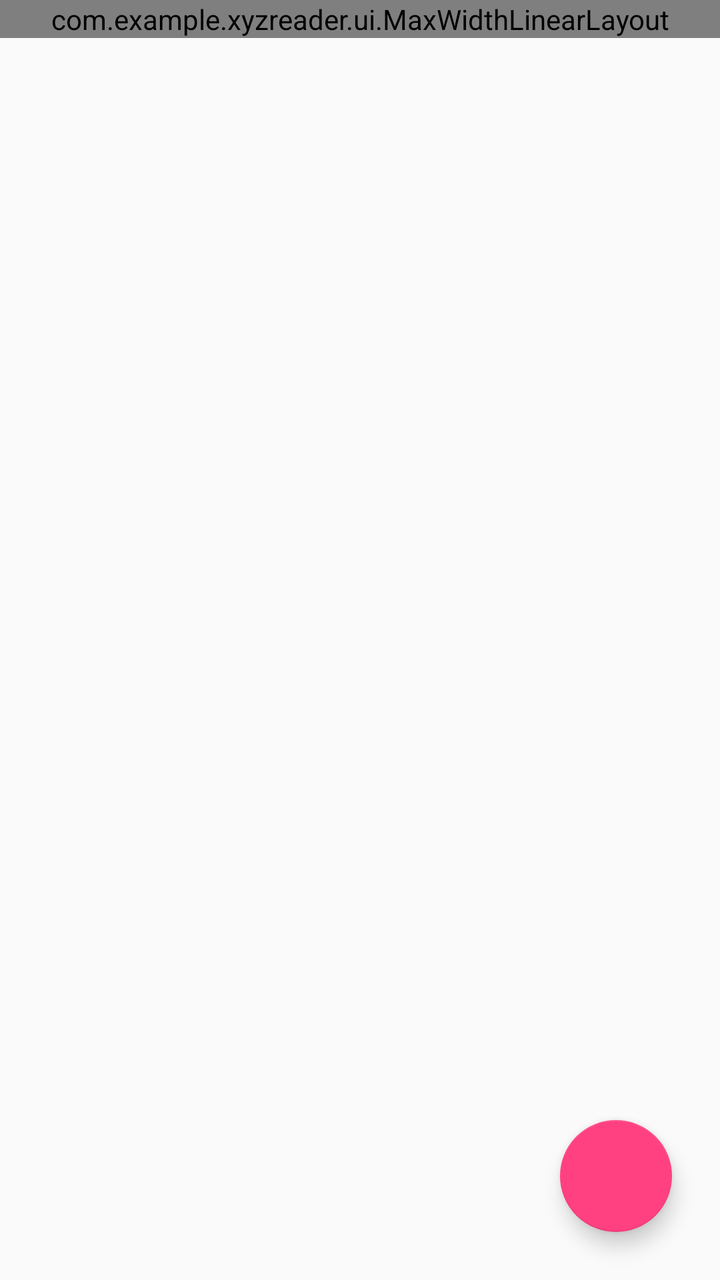
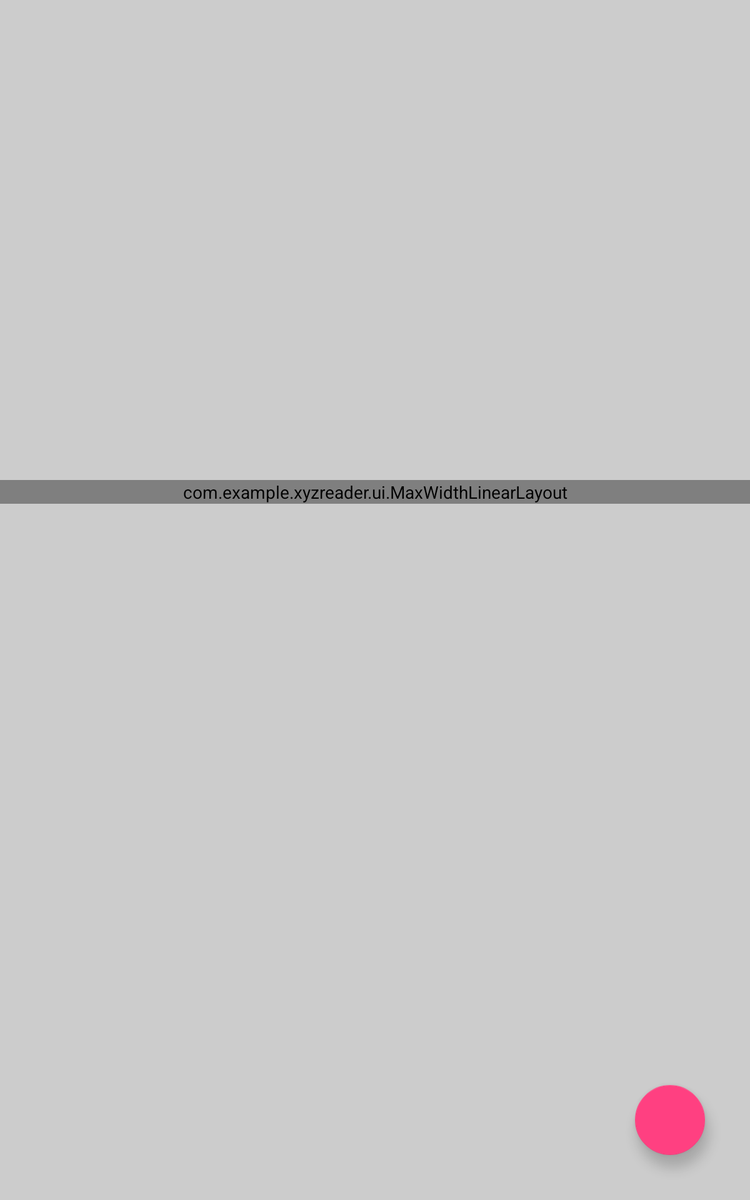

Compare how this app lays out the same screen by default and in its alternative resource folder. The renders come first, then the two layout files and the values they reference.
<!-- AndroidManifest.xml: application theme BaseTheme.Bacon -->
<!-- res/layout/fragment_article_detail.xml -->
<android.support.design.widget.CoordinatorLayout
    xmlns:android="http://schemas.android.com/apk/res/android"
    xmlns:app="http://schemas.android.com/apk/res-auto"
    xmlns:tools="http://schemas.android.com/tools"
    android:layout_width="match_parent"
    android:layout_height="match_parent"
    tools:theme="@style/BaseTheme.Bacon">

    
    <android.support.v4.widget.NestedScrollView
        android:id="@+id/scrollview"
        android:layout_width="match_parent"
        android:layout_height="wrap_content"
        android:transitionGroup="true"
        app:layout_behavior="@string/appbar_scrolling_view_behavior">

        <include layout="@layout/article_content"/>

    </android.support.v4.widget.NestedScrollView>

    <android.support.design.widget.AppBarLayout
        android:id="@+id/app_bar_layout"
        android:layout_width="match_parent"
        android:layout_height="@dimen/detail_card_top_margin"
        android:background="?colorPrimary">

        <android.support.design.widget.CollapsingToolbarLayout
            android:id="@+id/collapsing_toolbar_layout"
            android:layout_width="match_parent"
            android:layout_height="match_parent"
            android:minHeight="?actionBarSize"
            app:contentScrim="?attr/colorPrimary"
            app:titleEnabled="false"
            app:layout_scrollFlags="scroll|exitUntilCollapsed">
            

            <include layout="@layout/photo_container" />

        </android.support.design.widget.CollapsingToolbarLayout>
    </android.support.design.widget.AppBarLayout>

    <include layout="@layout/fab_share" />

</android.support.design.widget.CoordinatorLayout>
<!-- res/layout/article_content.xml (included above) -->
<?xml version="1.0" encoding="utf-8"?>
<com.example.xyzreader.ui.MaxWidthLinearLayout
    xmlns:android="http://schemas.android.com/apk/res/android"
    xmlns:tools="http://schemas.android.com/tools"
    android:orientation="vertical"
    android:layout_width="match_parent"
    android:layout_height="wrap_content"
    android:layout_gravity="center_horizontal"
    android:maxWidth="@dimen/detail_card_max_width"
    android:background="@color/article_background"
    android:elevation="2dp">

    <LinearLayout
        android:id="@+id/meta_bar"
        android:layout_width="match_parent"
        android:layout_height="wrap_content"
        android:background="#333"
        android:layout_gravity="bottom"
        android:orientation="vertical"
        android:paddingLeft="@dimen/detail_inner_horiz_margin"
        android:paddingRight="@dimen/detail_inner_horiz_margin"
        android:paddingTop="@dimen/detail_metabar_vert_padding"
        android:paddingBottom="@dimen/detail_metabar_vert_padding"
        android:layout_marginBottom="@dimen/detail_metabar_vert_padding">

        <TextView
            android:id="@+id/article_title"
            style="?android:attr/textAppearanceLarge"
            android:layout_width="match_parent"
            android:layout_height="wrap_content"
            android:paddingBottom="@dimen/detail_metabar_title_bottom_padding"
            android:fontFamily="sans-serif-condensed"
            android:textColor="#fff"
            android:textStyle="bold"
            android:textSize="@dimen/detail_title_text_size"
            android:lineSpacingMultiplier="0.9"
            tools:text="@string/test_article_title" />

        <TextView
            android:id="@+id/article_byline"
            style="?android:attr/textAppearanceSmall"
            android:layout_width="wrap_content"
            android:layout_height="wrap_content"
            android:textColor="#8fff"
            tools:text="@string/test_article_subtitle" />
    </LinearLayout>

    <TextView
        android:id="@+id/article_body"
        style="?android:attr/textAppearanceMedium"
        android:layout_width="match_parent"
        android:layout_height="wrap_content"
        android:layout_marginLeft="@dimen/detail_inner_horiz_margin"
        android:layout_marginRight="@dimen/detail_inner_horiz_margin"
        android:paddingBottom="@dimen/detail_body_bottom_margin"
        android:textColor="@color/article_text_body"
        android:textColorLink="@color/theme_accent"
        android:textSize="@dimen/detail_body_text_size"
        android:lineSpacingMultiplier="@fraction/detail_body_line_spacing_multiplier"
        tools:text="@string/test_article_body"/>

</com.example.xyzreader.ui.MaxWidthLinearLayout>
<!-- res/layout/photo_container.xml (included above) -->
<?xml version="1.0" encoding="utf-8"?>
<FrameLayout
    xmlns:app="http://schemas.android.com/apk/res-auto"
    xmlns:android="http://schemas.android.com/apk/res/android"
    xmlns:tools="http://schemas.android.com/tools"
    android:id="@+id/photo_container"
    android:layout_width="match_parent"
    android:layout_height="wrap_content"
    android:background="@color/photo_placeholder"
    app:layout_collapseMode="parallax"
    tools:showIn="@layout/fragment_article_detail">

    
    <ImageView
        android:id="@+id/photo"
        android:layout_width="match_parent"
        android:layout_height="@dimen/detail_photo_height"
        android:scaleType="centerCrop"/>

    <View
        android:layout_width="match_parent"
        android:layout_height="match_parent"
        android:background="@drawable/photo_background_protection"/>

</FrameLayout>
<!-- res/layout/fab_share.xml (included above) -->
<?xml version="1.0" encoding="utf-8"?>
<android.support.design.widget.FloatingActionButton
    xmlns:android="http://schemas.android.com/apk/res/android"
    android:id="@+id/share_fab"
    android:layout_height="wrap_content"
    android:layout_width="wrap_content"
    android:layout_gravity="bottom|end"
    android:layout_margin="@dimen/fab_margin"
    android:src="@drawable/ic_share"
    android:contentDescription="@string/action_share" />
<!-- resources referenced by this layout -->
<resources>
  <color name="article_background">@color/green_50</color>
  <color name="article_text_body">@color/medium_gray</color>
  <color name="photo_placeholder">#ccc</color>
  <color name="theme_accent">@color/pink_a200</color>
  <dimen name="detail_body_bottom_margin">88dp</dimen>
  <dimen name="detail_body_text_size">22sp</dimen>
  <dimen name="detail_card_max_width">10000dp</dimen>
  <dimen name="detail_card_top_margin">0dp</dimen>
  <dimen name="detail_inner_horiz_margin">16dp</dimen>
  <dimen name="detail_metabar_title_bottom_padding">4dp</dimen>
  <dimen name="detail_metabar_vert_padding">16dp</dimen>
  <dimen name="detail_photo_height">304dp</dimen>
  <dimen name="detail_title_text_size">32sp</dimen>
  <dimen name="fab_margin">24dp</dimen>
  <string name="action_share">Share</string>
  <string name="test_article_subtitle">1 Jan 1908\nby Yei Theodora Ozaki</string>
  <string name="test_article_title">The Scarlet Plague</string>
  <color name="green_50">#e8f5e9</color>
  <color name="medium_gray">#ff404040</color>
  <color name="pink_a200">#ff4081</color>
  <!-- some entries are left out for length -->
</resources>
<!-- res/layout-sw600dp/fragment_article_detail.xml (the repository's variant of the layout above) -->
<!-- drawn on a 7-inch tablet held upright -->
<android.support.design.widget.CoordinatorLayout
    xmlns:android="http://schemas.android.com/apk/res/android"
    xmlns:app="http://schemas.android.com/apk/res-auto"
    xmlns:tools="http://schemas.android.com/tools"
    android:layout_width="match_parent"
    android:layout_height="match_parent"
    tools:theme="@style/BaseTheme.Bacon">

    <include layout="@layout/photo_container" />

    <android.support.design.widget.AppBarLayout
        android:id="@+id/app_bar_layout"
        android:layout_width="match_parent"
        android:layout_height="@dimen/detail_card_top_margin"
        android:background="@android:color/transparent">

        <android.support.design.widget.CollapsingToolbarLayout
            android:id="@+id/collapsing_toolbar_layout"
            android:layout_width="match_parent"
            android:layout_height="match_parent"
            android:minHeight="?actionBarSize"
            app:contentScrim="?attr/colorPrimary"
            app:titleEnabled="false"
            app:layout_scrollFlags="scroll|exitUntilCollapsed">
            

        </android.support.design.widget.CollapsingToolbarLayout>
    </android.support.design.widget.AppBarLayout>

    
    <android.support.v4.widget.NestedScrollView
        android:id="@+id/scrollview"
        android:layout_width="match_parent"
        android:layout_height="wrap_content"
        android:transitionGroup="true"
        app:layout_behavior="@string/appbar_scrolling_view_behavior">

        <include layout="@layout/article_content"/>

    </android.support.v4.widget.NestedScrollView>

    <include layout="@layout/fab_share" />

</android.support.design.widget.CoordinatorLayout>
<!-- resources referenced by the variant -->
<!-- as a 7-inch tablet held upright resolves them -->
<resources>
  <color name="article_background">@color/green_50</color>
  <color name="article_text_body">@color/medium_gray</color>
  <color name="photo_placeholder">#ccc</color>
  <color name="theme_accent">@color/pink_a200</color>
  <!-- from res/values-sw600dp/ -->
  <dimen name="detail_body_bottom_margin">96dp</dimen>
  <!-- from res/values-sw600dp/ -->
  <dimen name="detail_body_text_size">20sp</dimen>
  <dimen name="detail_card_max_width">10000dp</dimen>
  <!-- from res/values-sw600dp/ -->
  <dimen name="detail_card_top_margin">384dp</dimen>
  <!-- from res/values-sw600dp/ -->
  <dimen name="detail_inner_horiz_margin">64dp</dimen>
  <!-- from res/values-sw600dp/ -->
  <dimen name="detail_metabar_title_bottom_padding">8dp</dimen>
  <!-- from res/values-sw600dp/ -->
  <dimen name="detail_metabar_vert_padding">32dp</dimen>
  <!-- from res/values-sw600dp/ -->
  <dimen name="detail_photo_height">384dp</dimen>
  <!-- from res/values-sw600dp/ -->
  <dimen name="detail_title_text_size">42sp</dimen>
  <!-- from res/values-sw600dp/ -->
  <dimen name="fab_margin">36dp</dimen>
  <string name="action_share">Share</string>
  <string name="test_article_subtitle">1 Jan 1908\nby Yei Theodora Ozaki</string>
  <string name="test_article_title">The Scarlet Plague</string>
  <color name="green_50">#e8f5e9</color>
  <color name="medium_gray">#ff404040</color>
  <color name="pink_a200">#ff4081</color>
  <!-- some entries are left out for length -->
</resources>
